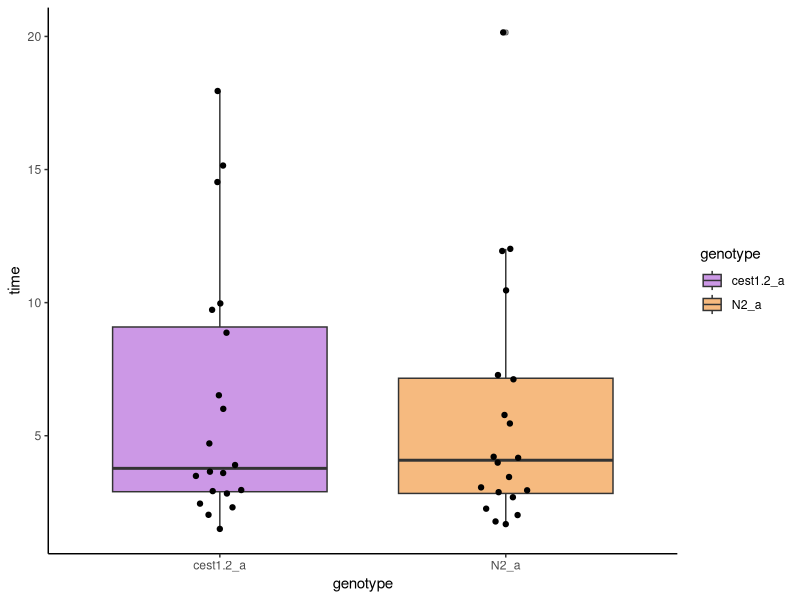
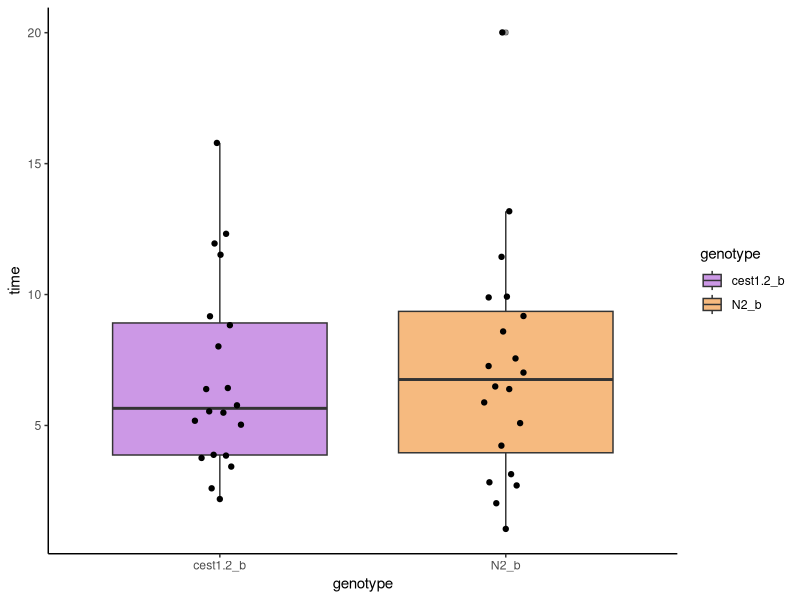

These charts were generated, in order, by the following R code:
library(tidyverse)
library(ggbeeswarm)
theme_set(theme_classic())

#initial dataset

N2_a <-c(4.21,7.28,2.02,10.46,20.15,7.12,5.46,1.78,2.95,4.17,2.88,3.45,3.06,11.94,1.68,12.02,2.26,3.99,5.78,2.69)
cest1.2_a <- c(2.45,2.03,9.97,9.73,15.15,17.95,3.60,2.96,3.49,4.71,2.92,2.31,6.01,3.90,14.53,1.50,8.87,2.83,6.52,3.65)

tibble(genotype = rep(c("N2_a", "cest1.2_a"), each = 20), 
       time = c(N2_a,cest1.2_a)) %>%
  ggplot(aes(x = genotype, y = time)) +
  geom_boxplot(aes(fill = genotype), alpha = 0.5) +
  geom_quasirandom(width = 0.1) +
  #scale_fill_brewer(palette = "PuOr")
  scale_fill_manual(values = c("darkorchid3", "darkorange2"))

mean(N2_a)
mean(cest1.2_a)

#repeated data

N2_b <- c(6.39,7.02,4.23,8.59,3.14,11.44,5.88,2.71,2.83,6.49,9.89,5.09,9.18,7.56,2.03,13.18,1.05,7.27,20.01,9.92)
cest1.2_b <- c(5.18,8.02,12.32,3.88,3.76,9.17,11.95,11.52,5.49,2.60,5.77,6.43,5.03,2.19,6.39,3.43,8.83,3.85,5.54,15.79)

tibble(genotype = rep(c("N2_b", "cest1.2_b"), each = 20), 
       time = c(N2_b,cest1.2_b)) %>%
  ggplot(aes(x = genotype, y = time)) +
  geom_boxplot(aes(fill = genotype), alpha = 0.5) +
  geom_quasirandom(width = 0.1) +
  #scale_fill_brewer(palette = "PuOr")
  scale_fill_manual(values = c("darkorchid3", "darkorange2"))

mean(N2_b)
mean(cest1.2_b)
